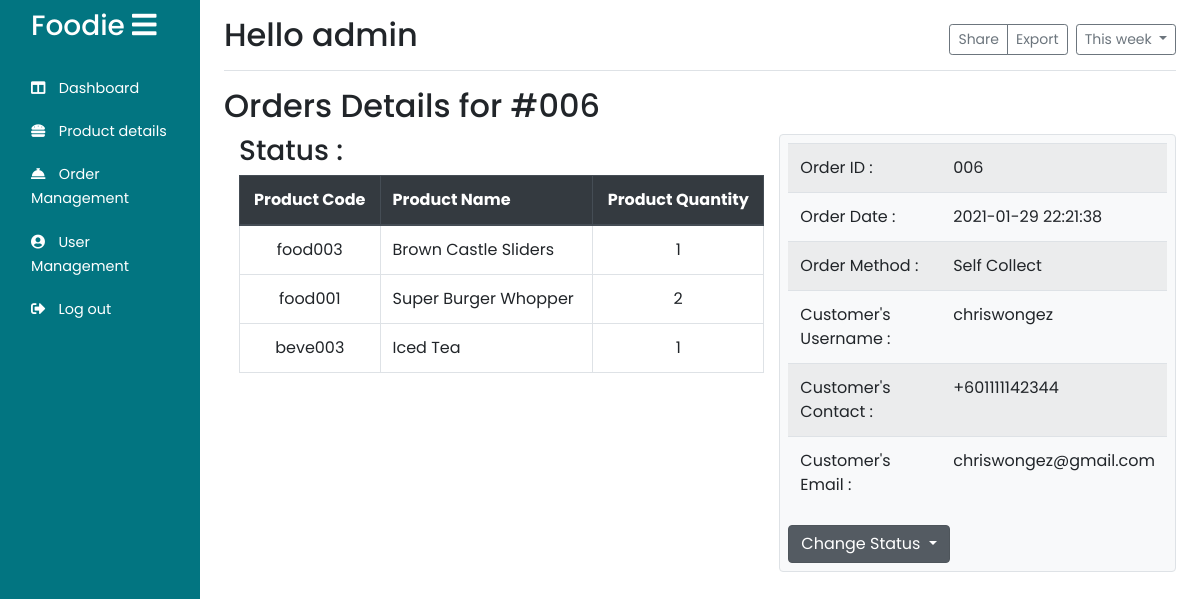
Page /Admin/orderdetails.php?id=006 (signed in) on the earlier database version.
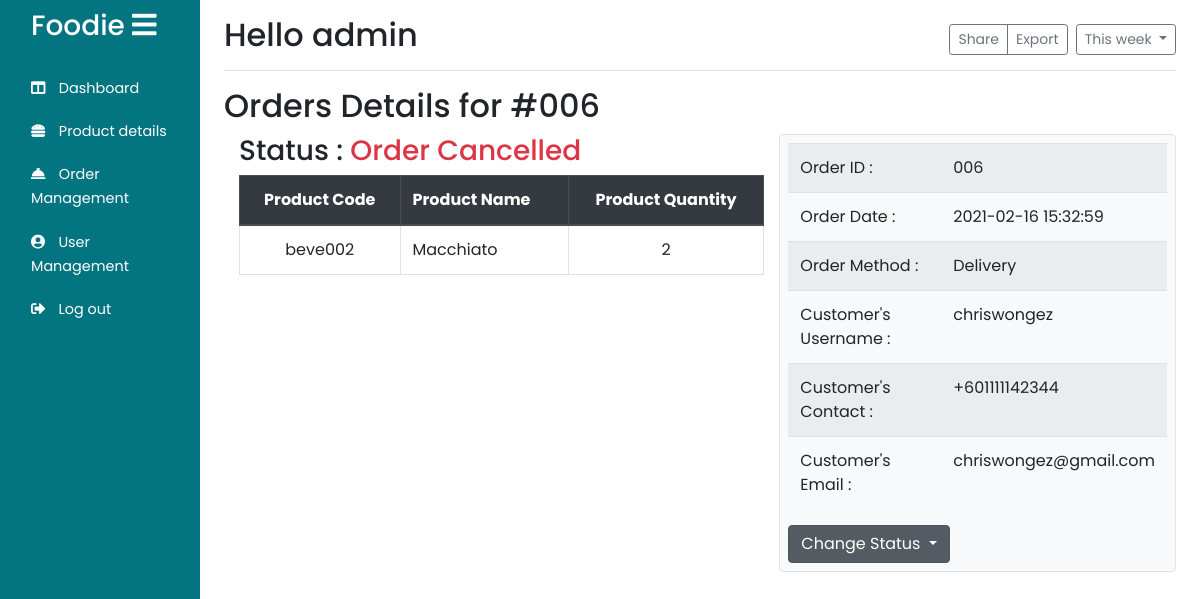
Same page on the later database version.
### tables this page shows
CREATE TABLE `orderhistory` (
  `orderID` int(3) UNSIGNED ZEROFILL NOT NULL,
  `orderDate` datetime NOT NULL,
  `orderPay` double NOT NULL,
  `orderMethod` varchar(255) NOT NULL,
  `orderStatus` varchar(255) DEFAULT NULL,
  `userID` int(4) UNSIGNED ZEROFILL NOT NULL
);

CREATE TABLE `orderitem` (
  `id` int(4) UNSIGNED ZEROFILL NOT NULL,
  `orderID` int(3) UNSIGNED ZEROFILL NOT NULL,
  `productCode` varchar(255) NOT NULL,
  `quantity` int(11) NOT NULL
);

CREATE TABLE `product` (
  `productID` int(3) NOT NULL,
  `productCode` varchar(255) NOT NULL,
  `productName` varchar(255) NOT NULL,
  `productDesc` varchar(255) NOT NULL,
  `productPrice` double NOT NULL,
  `productImg` varchar(255) NOT NULL,
  `productCategory` varchar(255) NOT NULL,
  `isHide` int(1) NOT NULL DEFAULT 0
);

CREATE TABLE `users` (
  `userID` int(4) UNSIGNED ZEROFILL NOT NULL,
  `username` varchar(255) NOT NULL,
  `userpass` varchar(255) NOT NULL,
  `userlevel` varchar(255) NOT NULL,
  `usercontact` varchar(255) DEFAULT NULL,
  `useremail` varchar(255) NOT NULL,
  `isBlock` tinyint(1) NOT NULL DEFAULT 0,
  `userfirst` varchar(255) DEFAULT NULL,
  `userlast` varchar(255) DEFAULT NULL,
  `userAdd` varchar(255) NOT NULL,
  `userCity` varchar(255) NOT NULL,
  `userState` varchar(255) NOT NULL,
  `userZip` int(6) NOT NULL
);

### Admin/orderdetails.php (the view, shortened to what the changed rows need)
<?php session_start();
include("../php/dbconnect.php");
if (isset($_GET['id'])) {
    $id = $_GET['id'];
    $query = "SELECT * FROM orderhistory, users, product, orderitem where orderhistory.orderID = $id and orderhistory.userID = users.userID and orderhistory.orderID = orderitem.orderID and orderitem.productCode = product.productCode";
    $result = mysqli_query($con, $query);
    json_encode($row = mysqli_fetch_assoc($result));
    $date = $row['orderDate'];
    $username = $row['username'];
    if ($row['orderMethod'] == 'selfc') {
        $method = "Self Collect";
    } else {
        $method = "Delivery";
    }
    $contact = $row['usercontact'];
    $email = $row['useremail'];
    $status = $row['orderStatus'];
    if ($row['orderMethod'] == 'selfc') {
        if ($status == 'received')
            $statstr = "Order Received";
        else if ($status == 'process')
            $statstr = "Preparing Food";
        else if ($status == 'ready')
            $statstr = "Ready for Self-Collect";
        else if ($status == 'cancel')
            $statstr = "Order Cancelled";
        else if ($status == 'collected')
            $statstr = "Order Collected";
    } else if ($row['orderMethod'] == 'delivery') {
        if ($status == 'received')
            $statstr = "Order Received";
        else if ($status == 'process')
            $statstr = "Preparing Food";
        else if ($status == 'delivering')
            $statstr = "Delivering";
        else if ($status == 'delivered')
            $statstr = "Food Delivered";
        else if ($status == 'cancel')
            $statstr = "Order Cancelled";
    }
}
?>
<!DOCTYPE html>
<html lang="en">
<head>
</head>
<?php
include_once("./templates/top.php");
?>
<body>
    <div class="container-fluid">
        <div class="row">
            <?php include("./Adminnavbar.php")
            ?>
            <div class="row">
                <div class="col-10">
                    <h2>Orders Details for #<?php echo $id ?></h2>
                </div>
            </div>
            <div class="container-fluid">
                <div class="row">
                    <div class="col-7 ">
                        <h3>Status : <span class="text-danger"><?php echo $statstr ?></span></h3>
                        <table class="table table-bordered w-100">
                            <thead class="thead-dark">
                                <tr>
                                    <th class='text-center'>Product Code</th>
                                    <th>Product Name</th>
                                    <th class='text-center'>Product Quantity</th>
                                </tr>
                            </thead>
                            <tbody>
                                <?php
                                $query = "SELECT * FROM orderhistory, users, product, orderitem where orderhistory.orderID = $id and
                                orderhistory.userID = users.userID and orderhistory.orderID = orderitem.orderID and orderitem.productCode = product.productCode";
                                $result = mysqli_query($con, $query);
                                while ($row = mysqli_fetch_assoc($result)) {
                                    echo "<tr>
                                    <td class='text-center'>" . $row['productCode'] . "</td>
                                    <td>" . $row['productName'] . "</td>
                                    <td class='text-center'>" . $row['quantity'] . "</td>
                                </tr>";
                                }
                                ?>
                            </tbody>
                        </table>
                    </div>
                    <div class="col bg-light border rounded p-2 px-auto ">
                        <table class="table  table-striped mx-auto">
                            <tr>
                                <td>Order Date : </td>
                                <td><?php echo $date ?></td>
                            </tr>
                            <tr>
                                <td>Order Method : </td>
                                <td><?php echo $method ?></td>
                            </tr>
                            <tr>
                                <td>Customer's Username : </td>
                                <td><?php echo $username ?></td>
                            </tr>
                            <tr>
                                <td>Customer's Contact : </td>
                                <td><?php echo $contact ?></td>
                            </tr>
                            <tr>
                                <td>Customer's Email : </td>
                                <td><?php echo $email ?></td>
                            </tr>
                        </table>
                    </div>
                </div>
            </div>
            </main>
        </div>
    </div>
</body>
</html>

Differences in the rows shown:
no longer on one of the page's lists (row edited): orderhistory: orderitem.productCode "food001", product.productName "Super Burger Whopper", orderitem.quantity "2", orderitem.productCode "beve003", product.productName "Iced Tea", orderitem.quantity "1"
no longer on this page (row edited): users: username "chriswongez", usercontact "+601111142344", useremail "chriswongez@gmail.com"
changed orderhistory: orderStatus (not shown) → "Order Cancelled"; orderitem.productCode "food003" → "beve002"; product.productName "Brown Castle Sliders" → "Macchiato"; orderitem.quantity "1" → "2"; orderDate "2021-01-29 22:21:38" → "2021-02-16 15:32:59"; orderMethod "Self Collect" → "Delivery"
